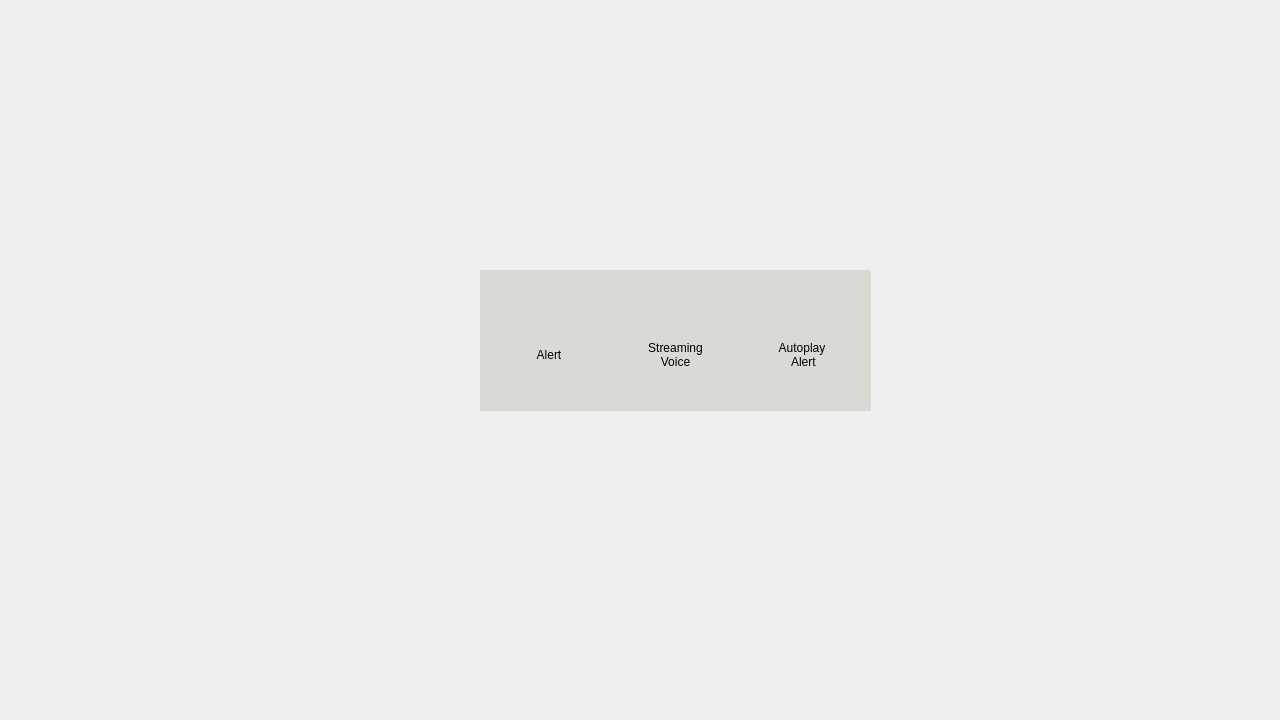
<?xml version="1.0" encoding="UTF-8"?>
<ui version="4.0">
 <class>Form</class>
 <widget class="QWidget" name="Form">
  <property name="geometry">
   <rect>
    <x>0</x>
    <y>0</y>
    <width>1280</width>
    <height>720</height>
   </rect>
  </property>
  <property name="windowTitle">
   <string>Form</string>
  </property>
  <widget class="QFrame" name="audio_setting_panel">
   <property name="geometry">
    <rect>
     <x>480</x>
     <y>270</y>
     <width>391</width>
     <height>141</height>
    </rect>
   </property>
   <property name="styleSheet">
    <string notr="true">background-color: rgba(211, 215, 207,0.85);</string>
   </property>
   <layout class="QHBoxLayout" name="horizontalLayout_3">
    <item>
     <widget class="QWidget" name="widget_2" native="true">
      <property name="styleSheet">
       <string notr="true">background-color: transparent;</string>
      </property>
      <layout class="QVBoxLayout" name="verticalLayout_2">
       <item>
        <widget class="QPushButton" name="alert_button">
         <property name="styleSheet">
          <string notr="true">background-color: transparent;</string>
         </property>
         <property name="text">
          <string/>
         </property>
         <property name="icon">
          <iconset resource="../resource.qrc">
           <normaloff>:/kirins/icon/system/alert.png</normaloff>:/kirins/icon/system/alert.png</iconset>
         </property>
         <property name="iconSize">
          <size>
           <width>55</width>
           <height>55</height>
          </size>
         </property>
         <property name="checkable">
          <bool>true</bool>
         </property>
         <property name="flat">
          <bool>true</bool>
         </property>
        </widget>
       </item>
       <item>
        <widget class="QLabel" name="alert_label">
         <property name="styleSheet">
          <string notr="true">background-color: transparent;</string>
         </property>
         <property name="text">
          <string>Alert</string>
         </property>
         <property name="alignment">
          <set>Qt::AlignCenter</set>
         </property>
        </widget>
       </item>
      </layout>
     </widget>
    </item>
    <item>
     <widget class="QWidget" name="widget_3" native="true">
      <property name="styleSheet">
       <string notr="true">background-color: transparent;</string>
      </property>
      <layout class="QVBoxLayout" name="verticalLayout_3">
       <item>
        <widget class="QPushButton" name="streamingVoice_button">
         <property name="styleSheet">
          <string notr="true">background-color: transparent;</string>
         </property>
         <property name="text">
          <string/>
         </property>
         <property name="icon">
          <iconset resource="../resource.qrc">
           <normaloff>:/kirins/icon/system/micro.png</normaloff>:/kirins/icon/system/micro.png</iconset>
         </property>
         <property name="iconSize">
          <size>
           <width>55</width>
           <height>55</height>
          </size>
         </property>
         <property name="checkable">
          <bool>true</bool>
         </property>
         <property name="flat">
          <bool>true</bool>
         </property>
        </widget>
       </item>
       <item>
        <widget class="QLabel" name="streamvoice_label">
         <property name="styleSheet">
          <string notr="true">background-color: transparent;</string>
         </property>
         <property name="text">
          <string>Streaming
Voice</string>
         </property>
         <property name="alignment">
          <set>Qt::AlignCenter</set>
         </property>
         <property name="wordWrap">
          <bool>true</bool>
         </property>
        </widget>
       </item>
      </layout>
     </widget>
    </item>
    <item>
     <widget class="QWidget" name="widget_4" native="true">
      <property name="styleSheet">
       <string notr="true">background-color: transparent;</string>
      </property>
      <layout class="QVBoxLayout" name="verticalLayout_4">
       <item>
        <widget class="QPushButton" name="autoplayAlert_button">
         <property name="styleSheet">
          <string notr="true">background-color: transparent;</string>
         </property>
         <property name="text">
          <string/>
         </property>
         <property name="icon">
          <iconset resource="../resource.qrc">
           <normaloff>:/kirins/icon/system/autoplay.png</normaloff>:/kirins/icon/system/autoplay.png</iconset>
         </property>
         <property name="iconSize">
          <size>
           <width>55</width>
           <height>55</height>
          </size>
         </property>
         <property name="checkable">
          <bool>true</bool>
         </property>
         <property name="flat">
          <bool>true</bool>
         </property>
        </widget>
       </item>
       <item>
        <widget class="QLabel" name="autoplay_label">
         <property name="styleSheet">
          <string notr="true">background-color: transparent;</string>
         </property>
         <property name="text">
          <string>Autoplay
 Alert</string>
         </property>
         <property name="alignment">
          <set>Qt::AlignCenter</set>
         </property>
         <property name="wordWrap">
          <bool>true</bool>
         </property>
        </widget>
       </item>
      </layout>
     </widget>
    </item>
   </layout>
  </widget>
 </widget>
 <resources>
  <include location="../resource.qrc"/>
 </resources>
 <connections/>
</ui>
